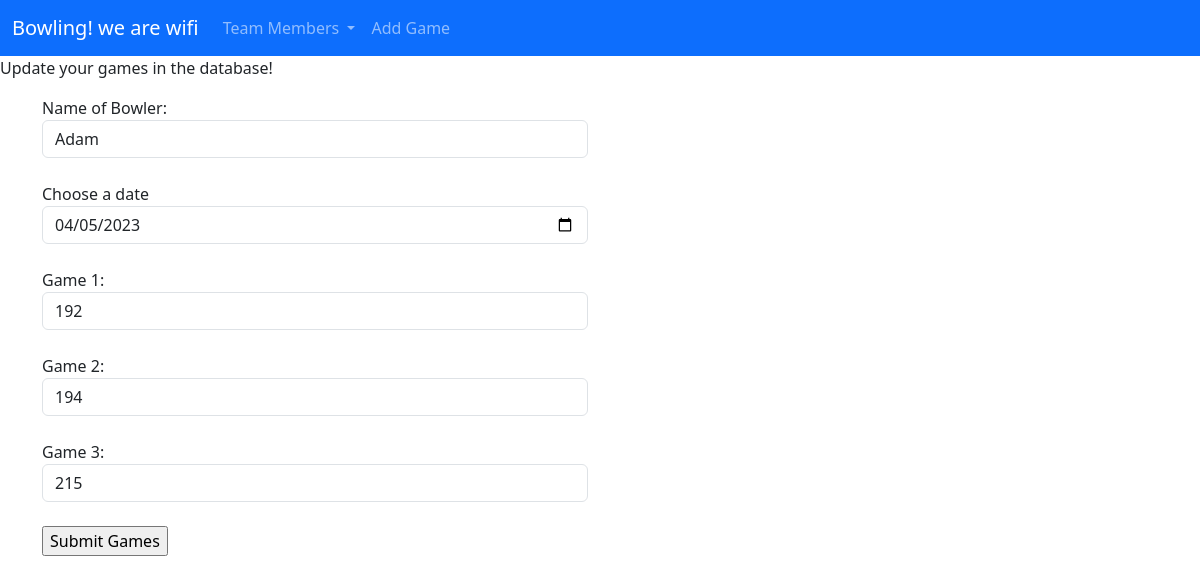
Page /game/update/2 on the committed database.
### myproject/models.py (models this page shows, shortened)
class Games(db.Model):
    __tablename__ = 'games'
    id = db.Column(db.Integer, primary_key=True)
    name = db.Column(db.Text)
    date = db.Column(db.Text)
    game_1 = db.Column(db.Integer)
    game_2 = db.Column(db.Integer)
    game_3 = db.Column(db.Integer)
    avg_game = db.Column(db.Integer)
    series = db.Column(db.Integer)

### myproject/game/views.py (the view, shortened to what this page needs)
@game_blueprints.route('/update/<int:id>', methods=['GET', 'POST'])
def update(id):
    form = AddGameForm(request.form)
    game_to_update = Games.query.get_or_404(id)
    return render_template('update.html', form=form, game_to_update=game_to_update)

### myproject/game/forms.py
class AddGameForm(Form):
    name = StringField('Name of Bowler: ')
    date = DateField('Choose a date', format='%Y-%m-%d')
    game_1 = IntegerField('Game 1: ')
    game_2 = IntegerField('Game 2: ')
    game_3 = IntegerField('Game 3: ')
    submit = SubmitField('Submit Games')

### myproject/game/templates/game/update.html (shortened to what this page needs)
{%  extends 'base.html' %}
{% block content %}
    <h1>Have a set of games that needs to be updated?</h1>
    <p>Update your games in the database!</p>
    <div class="container text-left">
        <div class="row row-cols-2">
            <form action="/update/{{ game_to_update.id }}" method="POST">
            <div class="col">{{ form.name.label }} {{ form.name(class='form-control', value=game_to_update.name) }}</div>
                <br>
            <div class="col">{{ form.date.label }} {{ form.date (class='form-control', value=game_to_update.date) }}</div>
                <br>
            <div class="col">{{ form.game_1.label }} {{ form.game_1 (class='form-control', value=game_to_update.game_1) }}</div>
                <br>
            <div class="col">{{ form.game_2.label }} {{ form.game_2 (class='form-control', value=game_to_update.game_2) }}</div>
                <br>
            <div class="col">{{ form.game_3.label }} {{ form.game_3 (class='form-control', value=game_to_update.game_3) }}</div>
                <br>
                  {{ form.submit }}
            </form>
        </div>
    </div>
{% endblock %}

### rows in the picture
Games: name "Adam", date "04/05/2023", game_1 "192", game_2 "194", game_3 "215"
